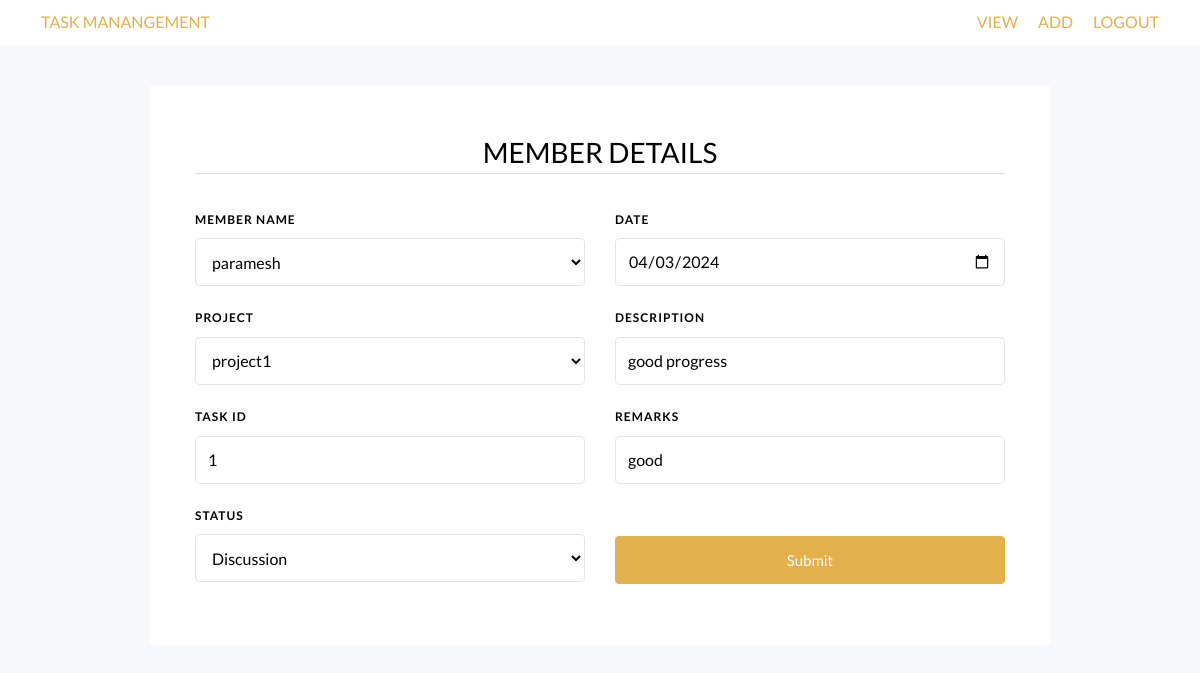
Screenshot of /edit/paramesh with the database file from the repository.
### tables this page shows
CREATE TABLE members (member TEXT, project TEXT, taskid TEXT, status TEXT, date TEXT, description TEXT, remarks TEXT);

### app.py (the view)
@app.route('/edit/<name>')
def edit(name):
    con = sqlite3.connect('database.db')
    cr = con.cursor()
    cr.execute("select * from data")
    result = cr.fetchall()
    cr.execute("select * from members where member = '"+name+"'")
    data = cr.fetchone()
    return render_template('edit.html',  data=data, result=result)

### templates/edit.html (shortened to what this page needs)
<!doctype html>
<html lang="en">
  <head>
	<link rel="stylesheet" href="https://stackpath.bootstrapcdn.com/font-awesome/4.7.0/css/font-awesome.min.css">
	<link rel="stylesheet" href="http://127.0.0.1:5000/static/style.css">
	</head>
	<body>
		<nav class="navbar">
			<div class="container-fluid">
				<ul class="nav navbar-nav">
					<li><a href="/home"> TASK MANANGEMENT</a></li>
				  </ul>
			  <ul class="nav navbar-nav navbar-right">
				<li><a href="/view"> VIEW</a></li>
				<li><a href="/addpage"> ADD</a></li>
				<li><a href="/home"> LOGOUT</a></li>
			  </ul>
			</div>
		  </nav>
	<section class="ftco-section">
		<div class="container">
			<div class="Form">
				<div class="row">
					<div class="col-lg-12">
						<h3>MEMBER DETAILS</h3>
					</div>
				</div>
				<div class="row">
					<div class="col-lg-6">
						<form action="/update" method="post">
						<div class="form-group mb-3">
							<label class="label" for="name">Member name</label>
							<select name="name" class="form-control" id="" required>
								<option value="{{data[0]}}">{{data[0]}}</option>
							</select>
						</div>
						<div class="form-group mb-3">
							<label class="label" for="project">Project</label>
							<select name="project" class="form-control" id="" required>
								<option value="{{data[1]}}">{{data[1]}}</option>
							</select>
						</div>
						<div class="form-group mb-3">
							<label class="label" for="taskid">Task id</label>
							<input type="number" class="form-control" placeholder="Enter task id" name="taskid" value="{{data[2]}}" required>
						</div>
						<div class="form-group mb-3">
							<label class="label" for="status">Status</label>
							<select name="status" class="form-control" id="" required>
								<option value="{{data[3]}}">{{data[3]}}</option>
							</select>
						</div>
					</div>
					<div class="col-lg-6">
						<div class="form-group mb-3">
							<label class="label" for="date">Date</label>
							<input type="date" class="form-control" name="date" value="{{data[4]}}" required>
						</div>
						<div class="form-group mb-3">
							<label class="label" for="desc">Description</label>
							<input type="text" class="form-control" placeholder="Enter description" value="{{data[5]}}" name="desc" required>
						</div>
						<div class="form-group mb-3">
							<label class="label" for="remarks">Remarks</label>
							<input type="text" class="form-control" placeholder="Enter remarks" value="{{data[6]}}" name="remarks" required>
						</div>
						<div class="form-group">
							<label for="">&nbsp;</label>
							<button type="submit" class="form-control btn btn-primary rounded submit px-3">Submit</button>
						</div>
					</div>
				</div>
			</div>
		</div>
	</section>
	</body>
</html>

### templates/edit.html (style rules this page uses)
body { background-image: url('https://th.bing.com/th/id/OIP.Wt1ZHFLcVlRv_iOJgDEBNAHaE7?w=273&h=182&c=7&r=0&o=5&pid=1.7'); background-repeat: no-repeat; background-size: 100% 100vh; background-attachment: fixed; }
.container { padding: 0 10%; }
.Form { background-color: white; padding: 5%; margin-top: 25px; }
.Form h3 { text-align: center; border-bottom: 1px solid #ddd; margin-bottom: 30px; }
.navbar { background-color: white; }

### rows the page displays
members: name "paramesh", project "project1", taskid "1", status "Discussion", date "04/03/2024", desc "good progress", remarks "good"
